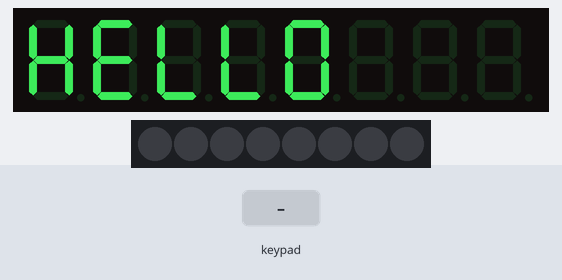
Simulated run of this sketch. Board: Arduino Uno, built with avr-gcc and run on an emulated ATmega328P. On the bench: 8-digit seven-segment display, 8 RGB LEDs in strip order, left to right. The inputs (shaded band) are chosen by the test bench.

Above: at 1.2 s.
1.3 s: keypad keys 1 2 pressed 0.4 s apart
At 1.37 s:
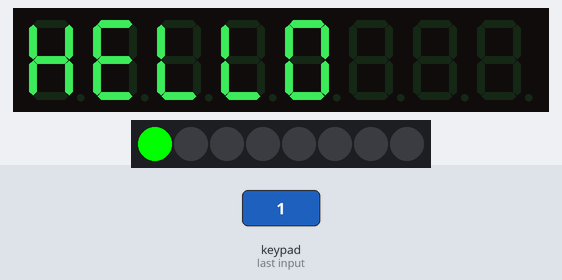
3.6 s: key '3' pressed
At 3.67 s:
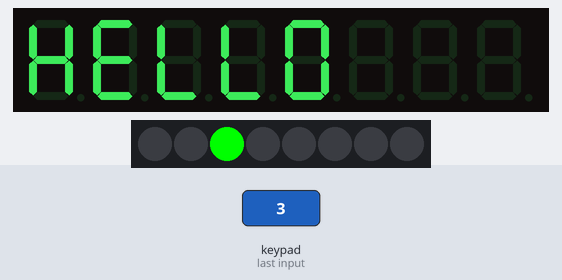
5.2 s: key '5' pressed
At 5.27 s:
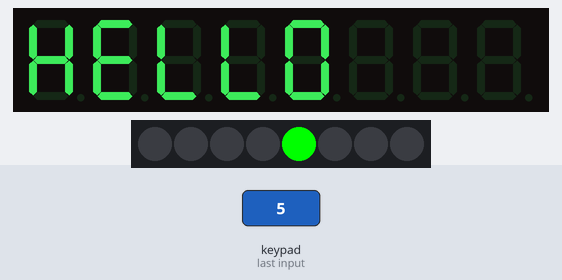
Timing chart, 0 to 8.2 s (numbered marks = the images above; inputs shaded):
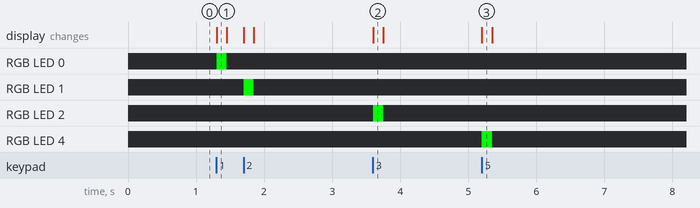

Measured:
- after the input at 1.3 s, RGB LED 0: off → RGB(0, 255, 0) at once, → off 0.15 s later; RGB LED 1: off → RGB(0, 255, 0) after 0.40 s, → off 0.15 s later
- after the input at 3.6 s, RGB LED 2: off → RGB(0, 255, 0) at once, → off 0.15 s later
- after the input at 5.2 s, RGB LED 4: off → RGB(0, 255, 0) at once, → off 0.15 s later

The sketch:

sketch_apr5a.ino
```cpp
#include <TM1638plus.h>

#define STB_PIN  7
#define CLK_PIN  8
#define DIO_PIN  9

TM1638plus tm(STB_PIN, CLK_PIN, DIO_PIN, false);

void setup() {
  tm.displayBegin();
  tm.setLEDs(0xFF);
  tm.displayText("HELLO   ");
}

void loop() {
  uint8_t btn = tm.readButtons();
  tm.setLEDs(btn);
}
```
